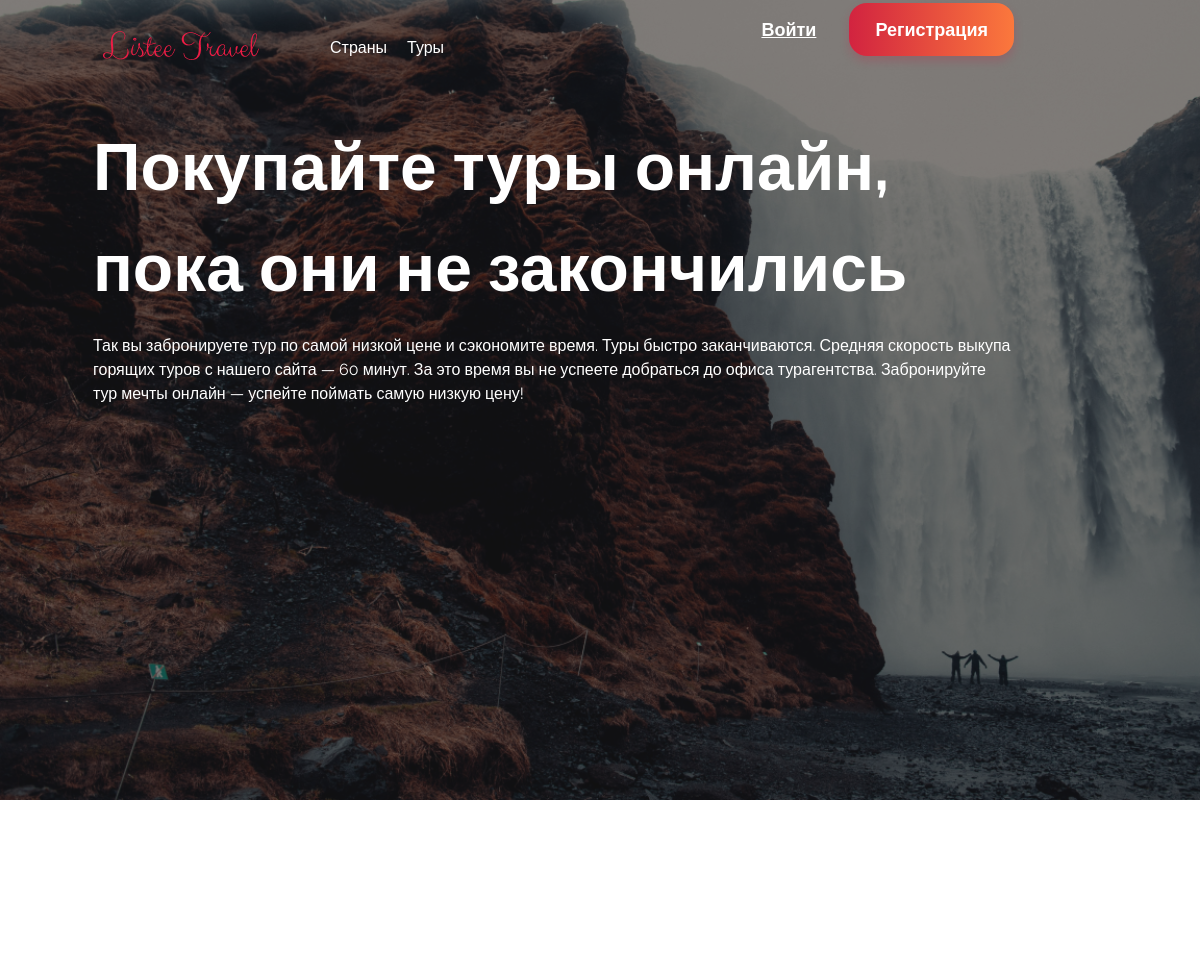
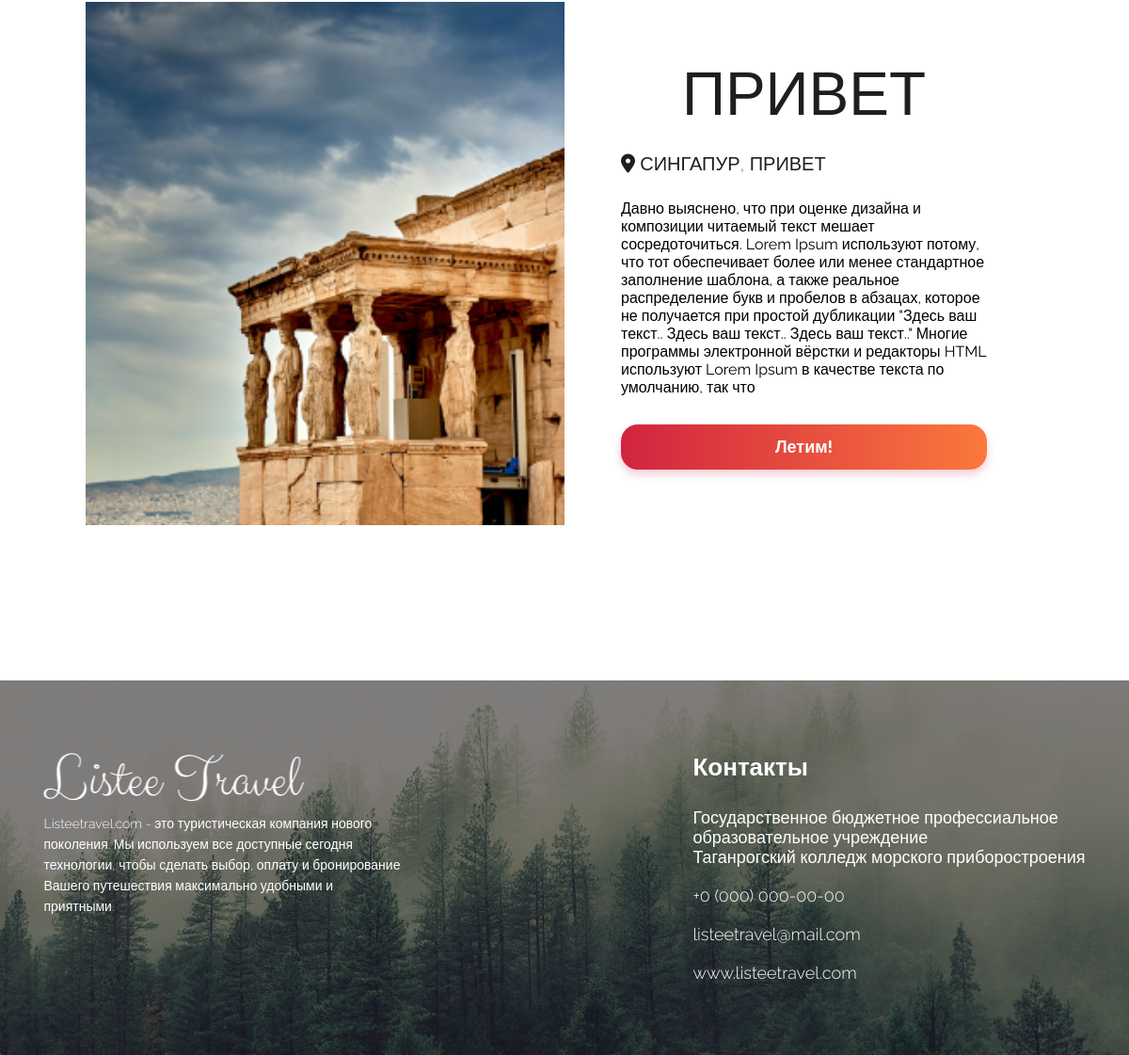
Page /tour/tour.php?id=8 on the committed database (2 pictures, top to bottom).
### tables this page shows
CREATE TABLE `tours` (
  `id` int(11) NOT NULL,
  `idcountry` int(11) NOT NULL,
  `title` varchar(100) NOT NULL,
  `price` int(11) NOT NULL,
  `pathimg` varchar(500) NOT NULL,
  `descrip` varchar(1000) NOT NULL,
  `startdate` date NOT NULL,
  `finishdate` date NOT NULL
);

CREATE TABLE `country` (
  `id` int(11) NOT NULL,
  `title` varchar(100) NOT NULL,
  `pathimg` varchar(500) NOT NULL
);

### tour/tour.php (the view, shortened to what this page needs)
<?php
require_once("../db/db.php");
$id_tour = $_GET['id'];
?>
<!DOCTYPE html>
<html lang="en">
<head>
    <link rel="stylesheet" href="../style/style.css">
    <link rel="stylesheet" href="../style/media.css">
</head>
<body>
<header>
        <div class="hi">
        </div>
        <div class="header-wrapper">
            <nav class="menu">
                <div class="menu-logo">
                    <a href="../index.php"><img src="../img/logo.png"></a>
                </div>
                <ul class="menu-btn">
                    <li><a href="../view_country/view_all.php">Страны</a></li>
                    <li><a href="all_tour.php">Туры</a></li>
                </ul>
                <?php
                if(!isset($_COOKIE["id"])) { ?>
                    <div class="signin-btns">
                        <ul class="sb-list">
                            <li class="sbl-item"><a href="../login/login.php" class="sbli-signin">Войти</a></li>
                            <li class="sbl-item"><a href="../registration/registration.php" class="sbli-signup">Регистрация</a></li>
                        </ul>
                    </div>
                <?php } ?>
            </nav>
            <div class="header-slogan">
                <p class="hs-title">Покупайте туры онлайн, пока они не закончились</p>
                <p class="hs-subtitle">Так вы забронируете тур по самой низкой цене и сэкономите время. Туры быстро заканчиваются. Средняя скорость выкупа горящих туров с нашего сайта — 60 минут. За это время вы не успеете добраться до офиса турагентства. Забронируйте тур мечты онлайн — успейте поймать самую низкую цену!</p>
            </div>
        </div>
    </header>
    <main>
        <div class="container-tour-packages">
            <section class="tour-packages">
                <div class="tp-wrapper">
                    <?php
                    $sel_tour = mysqli_query($link, "SELECT * FROM `tours` WHERE `id` = '$id_tour'");
                    $sel_tour = mysqli_fetch_assoc($sel_tour);
                    $id_count = $sel_tour['idcountry'];
                    $sel_count = mysqli_query($link, "SELECT * FROM `country` WHERE `id` = '$id_count'");
                    $sel_count = mysqli_fetch_assoc($sel_count);
                    ?>
                    <div class="cart-tour">
                        <div class="ct-wrapper">
                            <div class="ctw-image">
                                <img src="<?php print("../" . $sel_tour['pathimg']); ?>">
                            </div>
                            <div class="ctw-info">
                                <p class="ctwi-title"><?php echo $sel_tour['title']; ?></p>
                                <p class="ctwi-place"><i class="fa-solid fa-location-dot"></i> <?php echo $sel_count['title']; ?>, <?php echo $sel_tour['title']; ?></p>
                                <p class="ctwi-descrip"><?php echo $sel_tour['descrip']; ?></p>
                                <a href="book.php?id=<?php print($id_tour); ?>">Летим!</a>
                            </div>
                        </div>
                    </div>
                </div>
            </section>
        </div>
    </main>
    <footer>
        <div class="footer">
            <div class="footer-wrapper">
                <div class="fw-img">
                </div>
                <div class="fw-info">
                    <div class="fwi-wrapper">
                        <div class="fwiw-left">
                            <img src="../img/logo_white.png">
                            <p>Listeetravel.com - это туристическая компания нового поколения. Мы используем все доступные сегодня технологии, чтобы сделать выбор, оплату и бронирование Вашего путешествия максимально удобными и приятными.</p>
                        </div>
                        <div class="fwiw-right">
                            <p class="fwiwr-title">Контакты</p>
                            <div class="fwiwrt-contacts">
                                <p class="fwiwrtc-address">Государственное бюджетное профессиальное <br> образовательное учреждение <br> Таганрогский колледж морского приборостроения</p>
                                <a href="tel: +0 (000) 000-00-00">+0 (000) 000-00-00</a>
                                <a href="mailto: listeetravel@mail.com">listeetravel@mail.com</a>
                                <a href="../index.php">www.listeetravel.com</a>
                            </div>
                        </div>
                    </div>
                </div>
            </div>
        </div>
    </footer>
</body>
</html>

### style/style.css (style rules this page uses)
* { margin: 0; padding: 0; font-family: 'Raleway', sans-serif; }
header { position: relative; }
.header-wrapper { position: absolute; top: 0; width: calc(100% - 93px); }
.menu { display: flex; padding: 21px 93px; }
.signin-btns { margin-left: auto; }
.sb-list { list-style-type: none; display: flex; gap: 33px; align-items: center; margin: 0; }
.sbli-signin { font-weight: 700; font-size: 18px; line-height: 16px; text-decoration-line: underline; color: #FFFFFF; }
.sbli-signup { font-weight: 700; font-size: 18px; line-height: 16px; color: #FFFFFF; padding: 16px 26px; background: linear-gradient(90deg, #CD1A40 -11%, #FF803C 109.5%); box-shadow: 0px 5px 10px rgba(205, 26, 64, 0.22); border-radius: 18px; text-decoration: none; }
.header-slogan { width: 580px; padding: 21px 93px; }
.hs-title { margin-bottom: 16px; font-weight: 700; font-size: 86px; line-height: 101px; color: #FFFFFF; }
.hs-subtitle { margin-bottom: 48px; font-weight: 400; font-size: 16px; line-height: 24px; color: #FFFFFF; }
.menu-btn { list-style-type: none; display: flex; align-items: center; margin-left: 60px; gap: 20px; }
.menu-btn a { color: #FFFFFF; text-decoration: none; }
.hi { background-image: url("../img/header.png"); background-repeat: no-repeat; background-size: cover; height: 100vh; position: relative; }
main { margin-top: 151px; padding: 0 91px; }
.container-activity, .container-tour-packages, .container-photos { margin-top: 161px; }
footer { margin-top: 161px; }
.footer-wrapper { position: relative; }
.fw-img { background-image: url("../img/footer.png"); background-repeat: no-repeat; background-size: cover; height: 398px; position: relative; }
.fw-info { position: absolute; top: 50%; left: 50%; margin-right: -50%; transform: translate(-50%, -50%); width: calc(100% - 93px); }
.fwi-wrapper { display: flex; }
.fwiw-left { width: 380px; }
.fwiw-left p { margin-top: 8px; font-weight: 300; font-size: 14px; line-height: 22px; color: #FFFFFF; }
.fwiw-right { margin-left: auto; }
.fwiwr-title { margin-bottom: 28px; font-weight: 700; font-size: 26px; line-height: 30px; color: #FFFFFF; }
.fwiwrt-contacts { display: flex; flex-direction: column; gap: 20px; }
.fwiwrtc-address { font-weight: 300; font-size: 18px; line-height: 21px; color: #FFFFFF; }
.fwiwrt-contacts a { font-weight: 300; font-size: 18px; line-height: 21px; color: #FFFFFF; text-decoration: none; }
.menu-logo { padding: 10px; }
.ct-wrapper { display: grid; grid-template-columns: 1fr 1fr; }
.ctw-image, .ctw-image img { width: 100%; }
.ctw-info { padding: 60px; }
.ctw-info a { font-weight: 700; font-size: 18px; line-height: 16px; color: #FFFFFF; padding: 16px 26px; background: linear-gradient(90deg, #CD1A40 -11%, #FF803C 109.5%); box-shadow: 0px 5px 10px rgba(205, 26, 64, 0.22); border-radius: 18px; text-decoration: none; display: block; margin-top: 30px; text-align: center; }
.ctwi-title { font-weight: 200; font-size: 64px; line-height: 75px; text-transform: uppercase; color: #1E1E1E; text-align: center; }
.ctwi-place { font-weight: 200; font-size: 20px; line-height: 75px; text-transform: uppercase; color: #1E1E1E; }
.ctwi-descrip { font-weight: 200; font-size: 20px; text-transform: uppercase; color: #1E1E1E; }

### style/media.css (style rules this page uses)
@media (max-width: 1327px) { .header-slogan { margin-top: 0; width: auto; } }
@media (max-width: 1327px) { .hs-title { font-size: 66px; } }

### rows in the picture
tours: pathimg (picture), title "ПРИВЕТ", descrip "Давно выяснено, что при оценке дизайна и композиции читаемый текст мешает сосредоточиться. Lorem Ipsum используют потому, что тот обеспечивает более или менее стандартное заполнение шаблона, а также реальное распределение букв и пробелов в абзацах, которое не получается при простой дубликации \"Здесь ваш текст.. Здесь ваш текст.. Здесь ваш текст..\" Многие программы электронной вёрстки и редакторы HTML используют Lorem Ipsum в качестве текста по умолчанию, так что"
country: title "СИНГАПУР"
